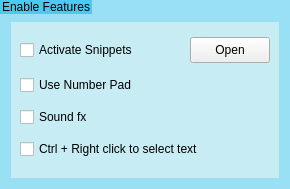
                   <widget class="QGroupBox" name="groupBox_118">
                    <property name="minimumSize">
                     <size>
                      <width>0</width>
                      <height>180</height>
                     </size>
                    </property>
                    <property name="maximumSize">
                     <size>
                      <width>16777215</width>
                      <height>190</height>
                     </size>
                    </property>
                    <property name="styleSheet">
                     <string notr="true">QGroupBox {
    border: none;
	background-color: rgb(154, 224, 245);
}
QGroupBox::title {
	border:none;
	
	background-color: rgb(76, 201, 240);
}
</string>
                    </property>
                    <property name="title">
                     <string>Enable Features</string>
                    </property>
                    <layout class="QGridLayout" name="gridLayout_20">
                     <property name="topMargin">
                      <number>22</number>
                     </property>
                     <item row="0" column="0">
                      <widget class="QGroupBox" name="groupBox_16">
                       <property name="minimumSize">
                        <size>
                         <width>0</width>
                         <height>156</height>
                        </size>
                       </property>
                       <property name="maximumSize">
                        <size>
                         <width>16777215</width>
                         <height>226</height>
                        </size>
                       </property>
                       <property name="styleSheet">
                        <string notr="true">QGroupBox {
    border: none;
	background-color: rgb(200, 236, 243);
}


</string>
                       </property>
                       <property name="title">
                        <string/>
                       </property>
                       <layout class="QGridLayout" name="gridLayout_34">
                        <property name="topMargin">
                         <number>9</number>
                        </property>
                        <property name="bottomMargin">
                         <number>9</number>
                        </property>
                        <property name="spacing">
                         <number>6</number>
                        </property>
                        <item row="0" column="3">
                         <widget class="QPushButton" name="OpenAbbris">
                          <property name="minimumSize">
                           <size>
                            <width>70</width>
                            <height>26</height>
                           </size>
                          </property>
                          <property name="maximumSize">
                           <size>
                            <width>16777215</width>
                            <height>16777215</height>
                           </size>
                          </property>
                          <property name="styleSheet">
                           <string notr="true"/>
                          </property>
                          <property name="text">
                           <string>Open</string>
                          </property>
                         </widget>
                        </item>
                        <item row="0" column="2">
                         <spacer name="horizontalSpacer">
                          <property name="orientation">
                           <enum>Qt::Horizontal</enum>
                          </property>
                          <property name="sizeHint" stdset="0">
                           <size>
                            <width>40</width>
                            <height>20</height>
                           </size>
                          </property>
                         </spacer>
                        </item>
                        <item row="2" column="1" colspan="2">
                         <widget class="QCheckBox" name="SFXcheckBox">
                          <property name="text">
                           <string>Sound fx</string>
                          </property>
                         </widget>
                        </item>
                        <item row="0" column="1">
                         <widget class="QCheckBox" name="UseAbrisCheckBox">
                          <property name="minimumSize">
                           <size>
                            <width>0</width>
                            <height>25</height>
                           </size>
                          </property>
                          <property name="maximumSize">
                           <size>
                            <width>16777215</width>
                            <height>26</height>
                           </size>
                          </property>
                          <property name="toolTip">
                           <string>&lt;html&gt;&lt;head/&gt;&lt;body&gt;&lt;p&gt;Tick the box to enable abbreviation triggering after typing a keyword and pressing space.&lt;/p&gt;&lt;/body&gt;&lt;/html&gt;</string>
                          </property>
                          <property name="text">
                           <string>Activate Snippets</string>
                          </property>
                         </widget>
                        </item>
                        <item row="1" column="1" colspan="2">
                         <widget class="QCheckBox" name="BanglaNumPadcheckBox">
                          <property name="toolTip">
                           <string>&lt;html&gt;&lt;head/&gt;&lt;body&gt;&lt;p&gt;Enabling this option will utilize Numpad keys for Bangla numbers.&lt;/p&gt;&lt;/body&gt;&lt;/html&gt;</string>
                          </property>
                          <property name="text">
                           <string>Use Number Pad</string>
                          </property>
                         </widget>
                        </item>
                        <item row="3" column="1" colspan="3">
                         <widget class="QCheckBox" name="ctrlRightClickCheckBox">
                          <property name="toolTip">
                           <string>&lt;html&gt;&lt;head/&gt;&lt;body&gt;&lt;p&gt;Check this box to enable text selection in the suggestion window by selecting text and pressing &lt;span style=&quot; font-weight:600;&quot;&gt;Ctrl + Right-Click&lt;/span&gt;.&lt;/p&gt;&lt;p&gt;&lt;span style=&quot; font-size:9pt;&quot;&gt;You can use an alternative keyboard shortcut for this function in the 'Shortcuts' tab.&lt;/span&gt;&lt;/p&gt;&lt;/body&gt;&lt;/html&gt;</string>
                          </property>
                          <property name="text">
                           <string>Ctrl + Right click to select text</string>
                          </property>
                         </widget>
                        </item>
                       </layout>
                      </widget>
                     </item>
                    </layout>
                   </widget>
